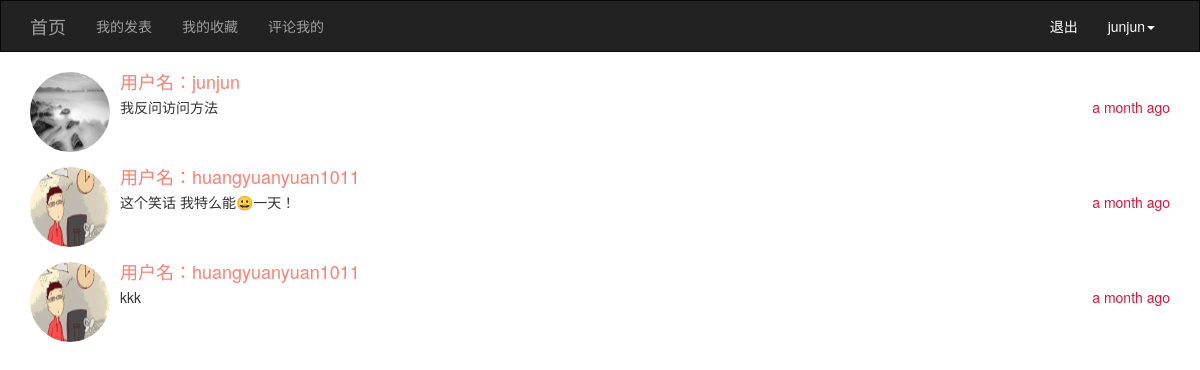
/comment_my/ (signed in), run on the app's committed database.
### app/models/user.py (models this page shows, shortened)
class User(db.Model,UserMixin):
    __tablename__="users"
    id = db.Column(db.Integer,primary_key=True)
    username=db.Column(db.String(32),unique=True)
    password_hash=db.Column(db.String(128))
    email=db.Column(db.String(64),unique=True)
    confirm =db.Column(db.Boolean,default=False)
    icon = db.Column(db.String(64),default="default.jpg")
    posts = db.relationship('Posts',backref='user',lazy="dynamic")
    favorites = db.relationship('Posts',secondary="collections",
                                backref=db.backref("users", lazy="dynamic"), lazy="dynamic")
    @property
    def password(self):
        raise AttributeError('密码是不可读属性')

### app/models/posts.py (models this page shows)
class Posts(db.Model):
    __tablename__="posts"
    id = db.Column(db.Integer,primary_key=True)
    rid = db.Column(db.Integer,default=0,index=True)
    content = db.Column(db.Text)
    timestamp = db.Column(db.DateTime,default=datetime.utcnow)
    uid = db.Column(db.Integer,db.ForeignKey('users.id'))

### app/views/posts.py (the view)
@posts.route('/comment_my/')
def comment_my():
    page = request.args.get('page', 1, type=int)
    posts = Posts.query.filter_by(uid=current_user.id)
    comment = []
    for post in posts:
        comment_me = Posts.query.filter_by(rid=post.id)
        for p in comment_me:
            comment.append(p)
    comment.reverse()
    return render_template("posts/comment_my.html", comments=comment)

### app/models/user.py (called while the page is built)
@login_manager.user_loader
def load_user(uid):
    return User.query.get(int(uid))

### app/templates/posts/comment_my.html (shortened to what this page needs)
{% extends "common/base.html" %}
{% from "common/macro.html" import pagination_show %}
{% block page_content %}
    {% for p in comments %}
     <div class="media">
    <div class="media-left">
    <a href="#">
      <img class="media-object; img-circle" src="{{ url_for('static', filename='upload/'+ p.user.icon) }}"
                 alt="头像" style="width: 80px; height: 80px;float: left">
    </a>
    </div>
    <div class="media-body">
    <h4  class="media-heading" style="color: salmon">用户名：{{ p.user.username }}</h4>
    {{ p.content }}
      <div style="float: right;color: crimson" >{{ moment(p.timestamp).fromNow() }}</div>
    </div>
    </div>
    {% endfor %}
{% endblock %}

### app/templates/common/base.html (shortened to what this page needs)
{% extends "bootstrap/base.html" %}
{% import "bootstrap/wtf.html" as wtf %}
{% block navbar %}
    <nav class="navbar navbar-inverse" style="border-radius: 0px;">
        <div class="container">
            <div class="navbar-header">
                <a class="navbar-brand" href="{{ url_for('main.index') }}">首页</a>
            </div>
            <div class="collapse navbar-collapse">
                <ul class="nav navbar-nav">
                    <li><a href="{{ url_for('posts.mine_publish') }}">我的发表</a></li>
                    <li><a href="{{ url_for('posts.mine_collect') }}">我的收藏</a></li>
                    <li><a href="{{ url_for('posts.comment_my') }}">评论我的</a></li>
                </ul>
                <ul class="nav navbar-nav navbar-right">
                    {% if current_user.is_authenticated %}
                        <li><a style="color: white" href="{{ url_for('user.logout') }}">退出</a></li>
                        <li class="dropdown">
                            <a style="color: white" href="#" class="dropdown-toggle" data-toggle="dropdown"
                               role="button" aria-haspopup="true"
                               aria-expanded="false">{{ current_user.username }}<span class="caret"></span></a>
                            {% else %}
                        <li><a href="{{ url_for('user.register') }}">注册</a></li>
                        <li><a href="{{ url_for('user.login') }}">登录</a></li>
                    {% endif %}
                </ul>
            </div>
        </div>
    </nav>
{% endblock %}
{% block content %}
    <div class="container">
        {% block page_content %}默认内容{% endblock %}
    </div>
{% endblock %}

### data on the page
User: username "junjun"
Posts: icon (picture), user.username "junjun", content "我反问访问方法", timestamp "a month ago"
Posts: icon (picture), user.username "huangyuanyuan1011", content "这个笑话 我特么能😀一天！", timestamp "a month ago"
Posts: icon (picture), user.username "huangyuanyuan1011", content "kkk", timestamp "a month ago"
